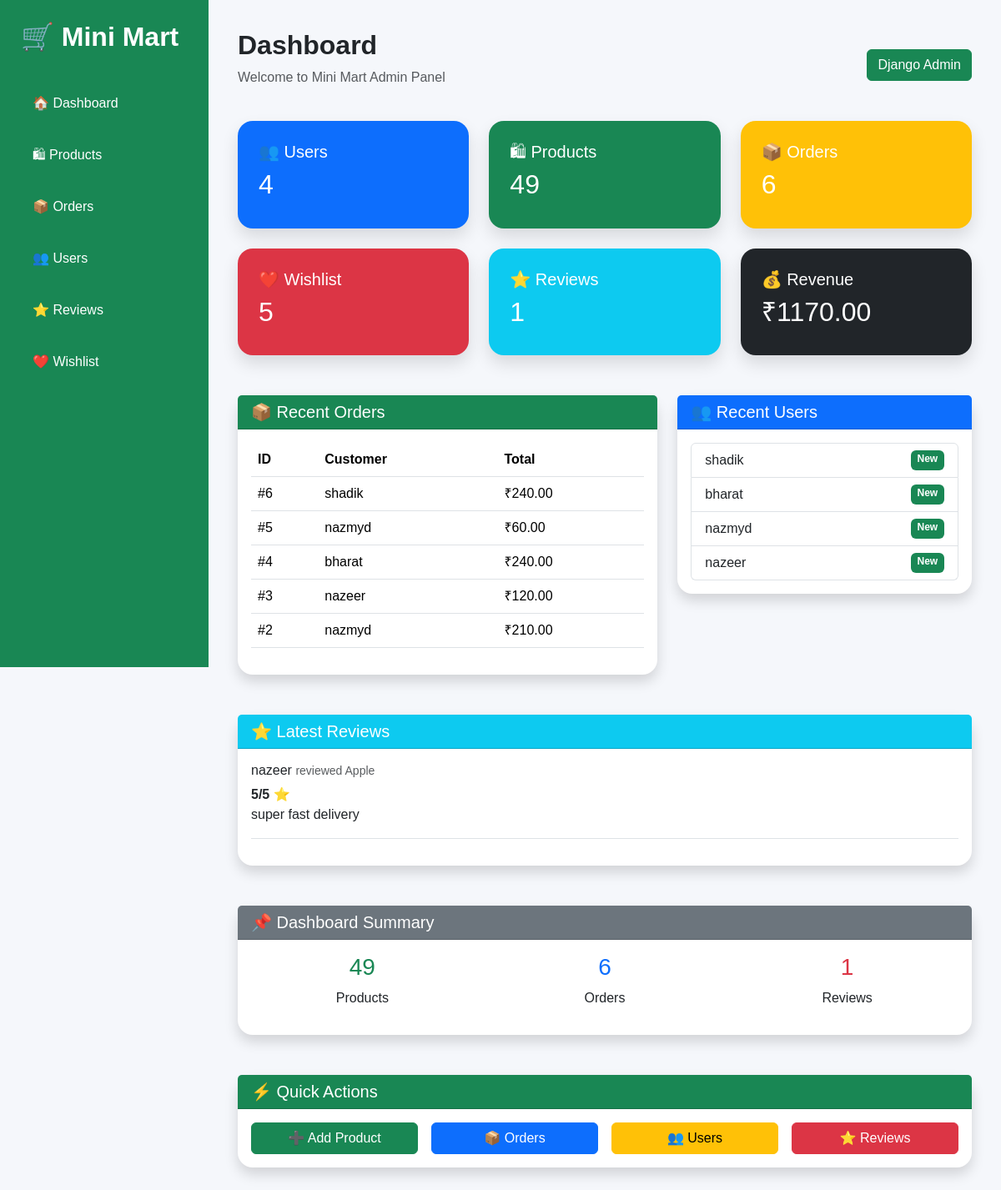
The page /dashboard/ (signed in) on the database its author committed.
### orders/models.py (models this page shows)
class Order(models.Model):
    user = models.ForeignKey(
        User,
        on_delete=models.CASCADE,
        related_name="orders",null=True,
        blank=True,
    )
    full_name = models.CharField(max_length=100)
    phone = models.CharField(max_length=15)
    email = models.EmailField()
    address = models.TextField()
    total_amount = models.DecimalField(
        max_digits=10,
        decimal_places=2
    )
    created_at = models.DateTimeField(auto_now_add=True)

### reviews/models.py (models this page shows, shortened)
class Review(models.Model):
    RATING_CHOICES = [
        (1, "★☆☆☆☆"),
        (2, "★★☆☆☆"),
        (3, "★★★☆☆"),
        (4, "★★★★☆"),
        (5, "★★★★★"),
    ]
    user = models.ForeignKey(
        User,
        on_delete=models.CASCADE
    )
    product = models.ForeignKey(
        Product,
        on_delete=models.CASCADE,
        related_name="reviews"
    )
    rating = models.IntegerField(
        choices=RATING_CHOICES
    )
    comment = models.TextField()
    created_at = models.DateTimeField(
        auto_now_add=True
    )
    class Meta:
        unique_together = ("user", "product")
        ordering = ["-created_at"]

### products/models.py (models this page shows, shortened)
class Product(models.Model):
    category = models.ForeignKey(
        Category,
        on_delete=models.CASCADE,
        related_name='products'
    )
    name = models.CharField(max_length=200)
    description = models.TextField()
    price = models.DecimalField(max_digits=10, decimal_places=2)
    image = models.CharField(max_length=255)
    stock = models.PositiveIntegerField(default=0)
    available = models.BooleanField(default=True)
    created_at = models.DateTimeField(auto_now_add=True)
    updated_at = models.DateTimeField(auto_now=True)

### dashboard/views.py (the view)
# urls.py: path("dashboard/",include("dashboard.urls")),
@staff_member_required
def dashboard(request):
    context = {
        "total_users": User.objects.count(),
        "total_products": Product.objects.count(),
        "total_orders": Order.objects.count(),
        "total_reviews": Review.objects.count(),
        "total_wishlist": Wishlist.objects.count(),
        "revenue": sum(order.total_amount for order in Order.objects.all()),
        "recent_orders": Order.objects.order_by("-id")[:5],
        "recent_users": User.objects.order_by("-date_joined")[:5],
        "latest_reviews": Review.objects.select_related(
            "user",
            "product"
        ).order_by("-created_at")[:5],
    }
    return render(
        request,
        "dashboard.html",
        context
    )

### templates/dashboard.html (shortened to what this page needs)
<!DOCTYPE html>
<html lang="en">
<head>
    <link href="https://cdn.jsdelivr.net/npm/bootstrap@5.3.3/dist/css/bootstrap.min.css"
          rel="stylesheet">
    <link rel="stylesheet"
          href="/static/css/dashboard.css">
</head>
<body>
<div class="d-flex">
    <div class="sidebar">
        <h2 class="logo">
            🛒 Mini Mart
        </h2>
        <a href="{% url 'dashboard' %}">
            🏠 Dashboard
        </a>
        <a href="/admin/products/product/">
            🛍 Products
        </a>
        <a href="/admin/orders/order/">
            📦 Orders
        </a>
        <a href="/admin/auth/user/">
            👥 Users
        </a>
        <a href="/admin/reviews/review/">
            ⭐ Reviews
        </a>
        <a href="/admin/wishlist/wishlist/">
            ❤️ Wishlist
        </a>
    </div>
    <div class="main">
        <div class="d-flex justify-content-between align-items-center mb-4">
            <div>
                <h2 class="fw-bold">
                    Dashboard
                </h2>
                <p class="text-muted">
                    Welcome to Mini Mart Admin Panel
                </p>
            </div>
            <a href="/admin/"
               class="btn btn-success">
                Django Admin
            </a>
        </div>
        <div class="row g-4">
            <div class="col-lg-4 col-md-6">
                <div class="dashboard-card bg-primary">
                    <h5>👥 Users</h5>
                    <h2>{{ total_users }}</h2>
                </div>
            </div>
            <div class="col-lg-4 col-md-6">
                <div class="dashboard-card bg-success">
                    <h5>🛍 Products</h5>
                    <h2>{{ total_products }}</h2>
                </div>
            </div>
            <div class="col-lg-4 col-md-6">
                <div class="dashboard-card bg-warning">
                    <h5>📦 Orders</h5>
                    <h2>{{ total_orders }}</h2>
                </div>
            </div>
            <div class="col-lg-4 col-md-6">
                <div class="dashboard-card bg-danger">
                    <h5>❤️ Wishlist</h5>
                    <h2>{{ total_wishlist }}</h2>
                </div>
            </div>
            <div class="col-lg-4 col-md-6">
                <div class="dashboard-card bg-info">
                    <h5>⭐ Reviews</h5>
                    <h2>{{ total_reviews }}</h2>
                </div>
            </div>
            <div class="col-lg-4 col-md-6">
                <div class="dashboard-card bg-dark">
                    <h5>💰 Revenue</h5>
                    <h2>₹{{ revenue }}</h2>
                </div>
            </div>
        </div>
        <div class="row mt-5">
            <div class="col-lg-7">
                <div class="card shadow border-0">
                    <div class="card-header bg-success text-white">
                        <h5 class="mb-0">
                            📦 Recent Orders
                        </h5>
                    </div>
                    <div class="card-body">
                        <table class="table table-hover">
                            <thead>
                                <tr>
                                    <th>ID</th>
                                    <th>Customer</th>
                                    <th>Total</th>
                                </tr>
                            </thead>
                            <tbody>
                                {% for order in recent_orders %}
                                <tr>
                                    <td>#{{ order.id }}</td>
                                    <td>{{ order.user.username }}</td>
                                    <td>₹{{ order.total_amount }}</td>
                                </tr>
                                {% empty %}
                                <tr>
                                    <td colspan="3">
                                        No Orders Found
                                    </td>
                                </tr>
                                {% endfor %}
                            </tbody>
                        </table>
                    </div>
                </div>
            </div>
            <div class="col-lg-5">
                <div class="card shadow border-0">
                    <div class="card-header bg-primary text-white">
                        <h5 class="mb-0">
                            👥 Recent Users
                        </h5>
                    </div>
                    <div class="card-body">
                        <ul class="list-group">
                            {% for user in recent_users %}
                            <li class="list-group-item d-flex justify-content-between">
                                {{ user.username }}
                                <span class="badge bg-success">
                                    New
                                </span>
                            </li>
                            {% empty %}
                            <li class="list-group-item">
                                No Users
                            </li>
                            {% endfor %}
                        </ul>
                    </div>
                </div>
            </div>
        </div>
        <div class="card shadow border-0 mt-5">
            <div class="card-header bg-info text-white">
                <h5 class="mb-0">
                    ⭐ Latest Reviews
                </h5>
            </div>
            <div class="card-body">
                {% for review in latest_reviews %}
                <div class="border-bottom pb-3 mb-3">
                    <h6>
                        {{ review.user.username }}
                        <small class="text-muted">
                            reviewed
                            {{ review.product.name }}
                        </small>
                    </h6>
                    <strong>
                        {{ review.rating }}/5 ⭐
                    </strong>
                    <p class="mb-0">
                        {{ review.comment }}
                    </p>
                </div>
                {% empty %}
                <p>
                    No Reviews Yet
                </p>
                {% endfor %}
            </div>
        </div>
        <div class="card shadow border-0 mt-5">
            <div class="card-header bg-secondary text-white">
                <h5 class="mb-0">
                    📌 Dashboard Summary
                </h5>
            </div>
            <div class="card-body">
                <div class="row text-center">
                    <div class="col-md-4">
                        <h3 class="text-success">
                            {{ total_products }}
                        </h3>
                        <p>
                            Products
                        </p>
                    </div>
                    <div class="col-md-4">
                        <h3 class="text-primary">
                            {{ total_orders }}
                        </h3>
                        <p>
                            Orders
                        </p>
                    </div>
                    <div class="col-md-4">
                        <h3 class="text-danger">
                            {{ total_reviews }}
                        </h3>
                        <p>
                            Reviews
                        </p>
                    </div>
                </div>
            </div>
        </div>
        <div class="card shadow border-0 mt-5">
            <div class="card-header bg-success text-white">
                <h5 class="mb-0">
                    ⚡ Quick Actions
                </h5>
            </div>
            <div class="card-body">
                <div class="row g-3">
                    <div class="col-lg-3 col-md-6">
                        <a href="/admin/products/product/add/"
                           class="btn btn-success w-100">
                            ➕ Add Product
                        </a>
                    </div>
                    <div class="col-lg-3 col-md-6">
                        <a href="/admin/orders/order/"
                           class="btn btn-primary w-100">
                            📦 Orders
                        </a>
                    </div>
                    <div class="col-lg-3 col-md-6">
                        <a href="/admin/auth/user/"
                           class="btn btn-warning w-100">
                            👥 Users
                        </a>
                    </div>
                    <div class="col-lg-3 col-md-6">
                        <a href="/admin/reviews/review/"
                           class="btn btn-danger w-100">
                            ⭐ Reviews
                        </a>
                    </div>
                </div>
            </div>
        </div>
    </div>
</div>
</body>
</html>

### static/css/dashboard.css (style rules this page uses)
body { margin:0; background:#f5f7fb; font-family:Arial,sans-serif; }
.sidebar { width:250px; min-height:100vh; background:#198754; padding:25px; position:fixed; left:0; top:0; }
.logo { color:#fff; margin-bottom:35px; font-weight:bold; }
.sidebar a { display:block; color:white; text-decoration:none; padding:14px; margin-bottom:10px; border-radius:12px; transition:.3s; }
.main { margin-left:250px; padding:35px; }
.dashboard-card { color:white; padding:25px; border-radius:18px; box-shadow:0 10px 20px rgba(0,0,0,.12); transition:.3s; }
.card { border-radius:18px; }
.table td, .table th { vertical-align:middle; }

### rows shown on the page
Order: id "6", user.username "shadik", total_amount "240.00"
Order: id "5", user.username "nazmyd", total_amount "60.00"
Order: id "4", user.username "bharat", total_amount "240.00"
Order: id "3", user.username "nazeer", total_amount "120.00"
Order: id "2", user.username "nazmyd", total_amount "210.00"
Review: user.username "nazeer", product.name "Apple", rating "5", comment "super fast delivery"

### other values the page prints
{{ total_users }} "4"
{{ total_products }} "49"
{{ total_orders }} "6"
{{ total_wishlist }} "5"
{{ total_reviews }} "1"
{{ revenue }} "1170.00"
{{ user.username }} "shadik"
{{ user.username }} "bharat"
{{ user.username }} "nazmyd"
{{ user.username }} "nazeer"
